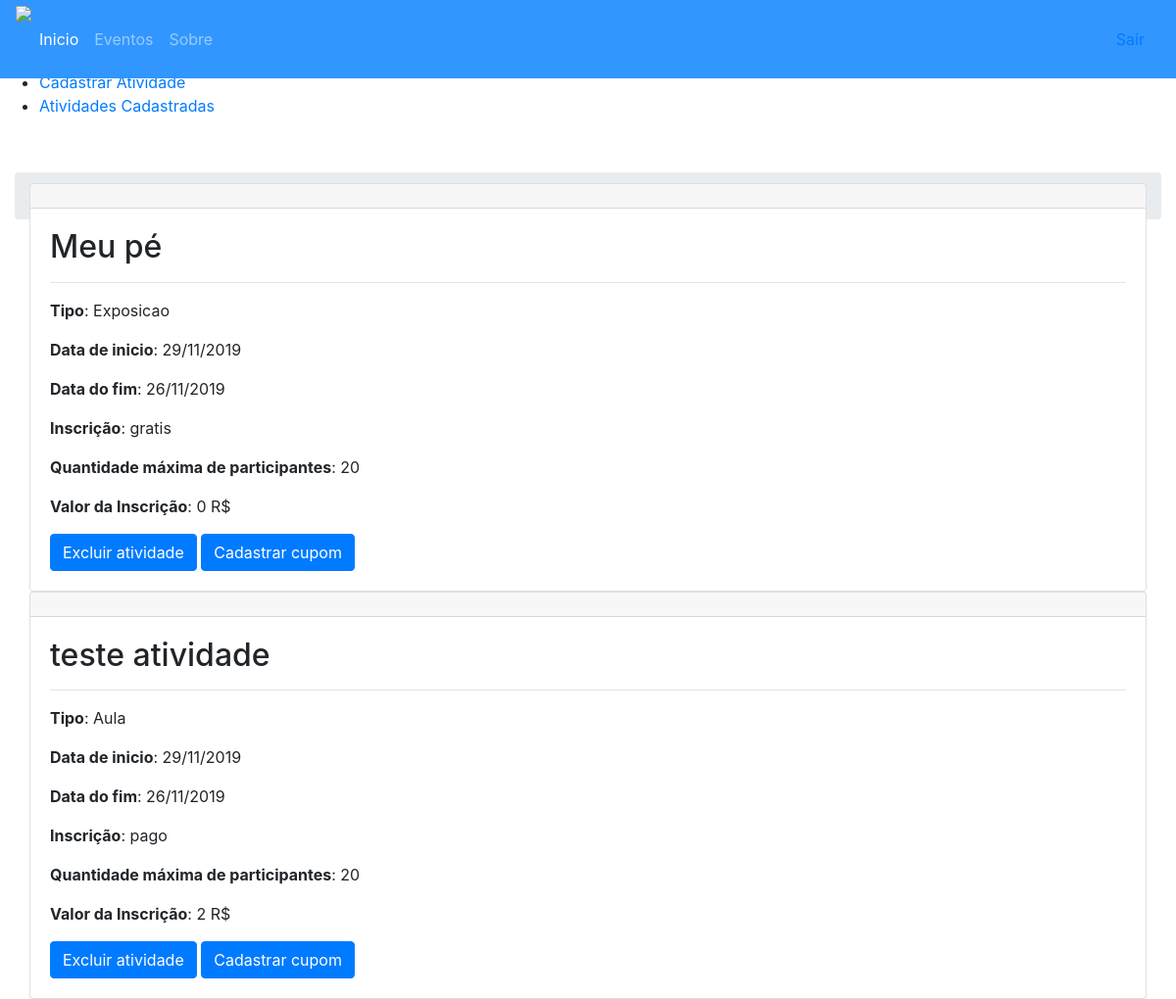
The app's page /usuario/seusEventos/gerenciamento/atividadesCadastradas/index.php?id=8 (signed in), older data.
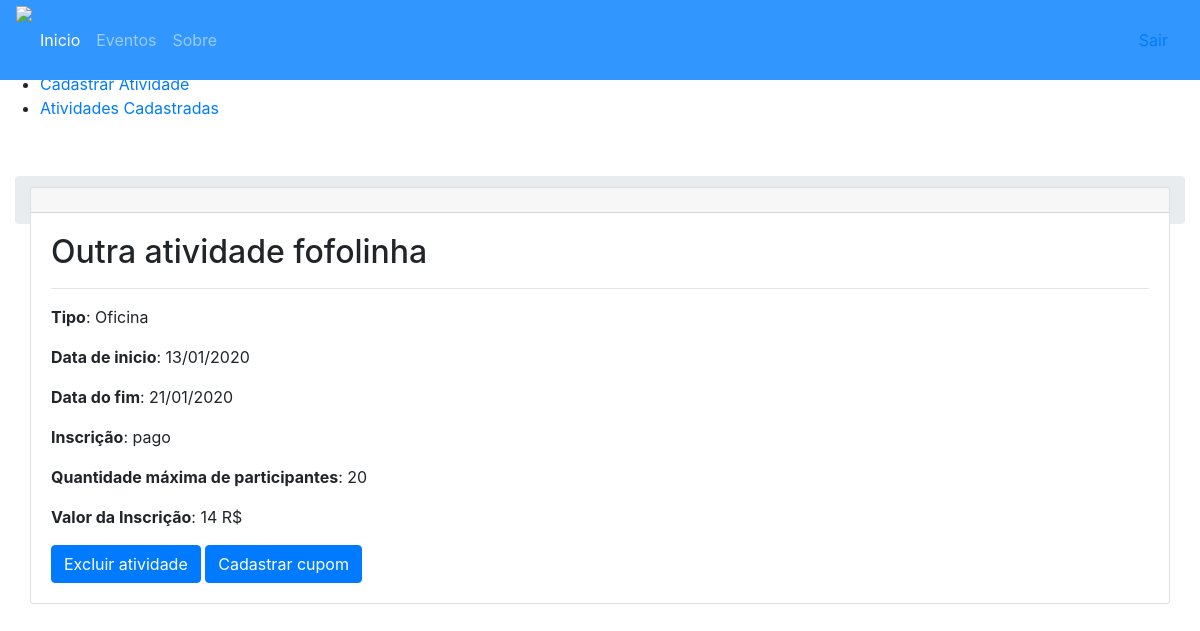
The same page, newer data.
### tables this page shows
CREATE TABLE `tb_atividade` (
  `id` int(11) NOT NULL,
  `id_evento` int(11) NOT NULL,
  `nome` varchar(50) NOT NULL,
  `qntd_part` int(11) NOT NULL,
  `inscricao` varchar(10) NOT NULL,
  `valor` float NOT NULL DEFAULT '0',
  `tipo` varchar(50) NOT NULL,
  `carga_hr` int(11) NOT NULL,
  `data_inicio` varchar(30) NOT NULL,
  `data_fim` varchar(30) NOT NULL,
  `data_cadastro` datetime NOT NULL DEFAULT CURRENT_TIMESTAMP
);

### usuario/seusEventos/gerenciamento/atividadesCadastradas/index.php (the view, shortened to what this page needs)
<?php
    try {
        $conexao = new Conexao();
        $query = "select * from tb_atividade where id_evento = :id";
        $stmt = $conexao->prepare($query);
        $stmt->bindValue(':id', $_GET['id']);
        $stmt->execute();
        $atividades = $stmt->fetchAll(PDO::FETCH_OBJ);
    } catch (PDOException $e) {
        echo 'Mensagem: '.$e->getMessage();
    }
?>
<!DOCTYPE html>
<html>
<head>
    <link rel="stylesheet" href="../../../../_css/style_menu.css" />
    <link rel="stylesheet" href="https://stackpath.bootstrapcdn.com/bootstrap/4.3.1/css/bootstrap.min.css">
    <link rel="stylesheet" href="../../../../_css/style_gerenciamento_usuario.css">
    <link rel="stylesheet" href="../../../../_css/style_menu.css">
    <link rel="stylesheet" href="../../../../_css/style_evento_gerenciamento.css">
    <link rel="stylesheet" href="http://code.jquery.com/ui/1.9.0/themes/base/jquery-ui.css" />
    <link rel="stylesheet" href="http://code.jquery.com/ui/1.9.0/themes/base/jquery-ui.css" />
    <link rel="stylesheet" href="https://stackpath.bootstrapcdn.com/bootstrap/4.1.3/css/bootstrap.min.css"
>
    <link rel="stylesheet" href="../../../../_css/style_menu.css">
</head>
<body>
    <nav class="navbar navbar-expand-lg navbar-dark navbar-full fixed-top" style="background-color: rgb(50, 150, 255); height: 80px;">
        <div class="logo" style="height: 80px">
            <a href="#inicio";>
                <img src="../../../../_imagens/CEU_noname_pequeno.png" />
            </a>
        </div>
        <div class="collapse navbar-collapse menuTeste" id="navbarNav">
            <ul class="navbar-nav">
                <li class="nav-item active">
                    <a class="nav-link" href="#">Inicio <span class="sr-only">(current)</span></a>
                </li>
                <li class="nav-item">
                    <a class="nav-link" href="../../../../evento/">Eventos</a>
                </li>
                <li class="nav-item">
                    <a class="nav-link" href="#">Sobre</a>
                </li>
            </ul>
        </div>
        <aside class="nav-item">
            <a class="nav-link" href="../../../../service/logoff.php">Sair</a>
        </aside>
    </nav>
    <div class="sidebar-container">
        <div class="sidebar-logo">
        </div>
        <ul class="sidebar-navigation">
            <li>
                <a href="../../../">
                </a>
            </li>
            <li>
                <a href="../?id=<?=$_GET['id']?>">
                </a>
            </li>
            <li>
                <a href="../cadastrarAtividade/?id=<?=$_GET['id']?>">
                    <i class="fa fa-tachometer" aria-hidden="true"></i> Cadastrar Atividade
                </a>
            </li>
            <li>
                <a href="">
                    <i class="fa fa-tachometer" aria-hidden="true"></i> Atividades Cadastradas
                </a>
            </li>
        </ul>
    </div>
    <div class="content-container">
        <div class="container-fluid">
            <nav aria-label="breadcrumb" style="margin-top: 3.5em">
                <ol class="breadcrumb">
                    <li class="breadcrumb-item"><a href="../../../">Inicio</a></li>
                    <li class="breadcrumb-item"><a href="../../">Eventos criados</a></li>
                    <li class="breadcrumb-item"><a href="../">Gerenciamento</a></li>
                    <li class="breadcrumb-item active" aria-current="page">Atividades cadastradas</li>
                </ol>
            </nav>
            <div class="container-fluid" style="margin-top: -3.3em">
                <? foreach($atividades as $id => $att) {?>
                    <div class="card container-branco">
                        <div class="card-header">
                        </div>
                        <div class="card-body att">
                            <h2 class="card-title"><?=$att->nome?></h2>
                            <hr>
                            <p class="card-text"><strong>Tipo</strong>: <?=$att->tipo?></p>
                            <p class="card-text"><strong>Data de inicio</strong>: <?=$att->data_inicio?></p>
                            <p class="card-text"><strong>Data do fim</strong>: <?=$att->data_fim?></p>
                            <p class="card-text"><strong>Inscrição</strong>: <?=$att->inscricao?></p>
                            <p class="card-text"><strong>Quantidade máxima de participantes</strong>: <?=$att->qntd_part?></p>
                            <p class="card-text"><strong>Valor da Inscrição</strong>: <?=$att->valor?> R$</p>
                            <a href="../../../../controller/AtividadeController.php?acao=remover&id=<?=$_GET['id']?>&id_att=<?=$att->id?>" class="btn btn-primary">Excluir atividade</a>
                            <button class="btn btn-primary bntConfirma" id="<?=$att->id?>" data-toggle="modal" data-target="#ExemploModalCentralizado">
                                Cadastrar cupom
                            </button>
                        </div>
                    </div>
                <?}?>
            </div>
        </div>
    </div>
</body>
</html>

Row changes from the older to the newer data that the page shows:
removed tb_atividade: nome "Meu pé", tipo "Exposicao", data_inicio "29/11/2019", data_fim "26/11/2019", inscricao "gratis", qntd_part "20", valor "0"
removed tb_atividade: nome "teste atividade", tipo "Aula", data_inicio "29/11/2019", data_fim "26/11/2019", inscricao "pago", qntd_part "20", valor "2"
added tb_atividade: nome "Outra atividade fofolinha", tipo "Oficina", data_inicio "13/01/2020", data_fim "21/01/2020", inscricao "pago", qntd_part "20", valor "14"
